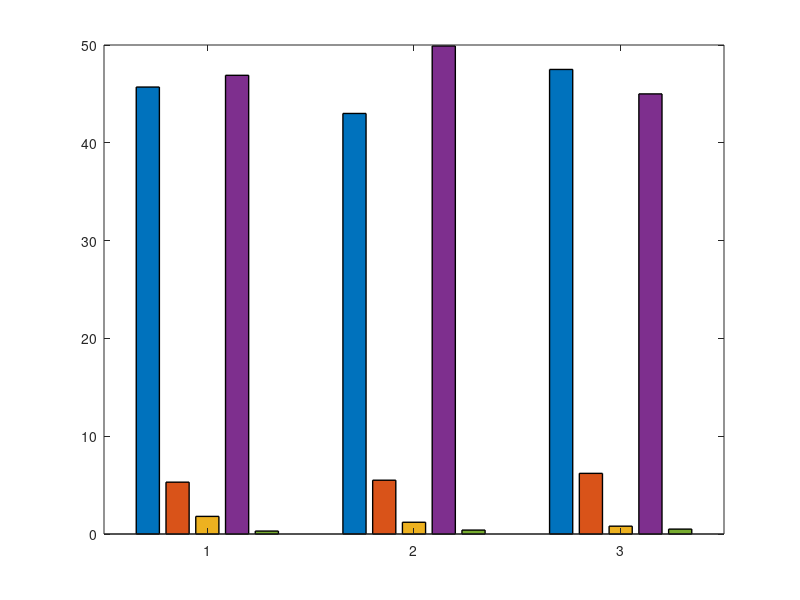

Recreate this plot in MATLAB. (Note: this script raises an error after producing the figure.)
% Feedstock names
samples = {'Cowpea Shell','Coconut husk','Corncob'};

% Ultimate analysis data (%)
C = [45.7 43.0 47.5];
H = [5.3 5.5 6.2];
N = [1.8 1.2 0.8];
O = [46.9 49.9 45.0];
S = [0.3 0.4 0.5];

% data
data = [C; H; N; O; S]';

% Plot grouped bar chart
figure('Color','w');
b = bar(data,'grouped','LineWidth',1);
hold on;

% Colors
b(1).FaceColor = [0.70 0.80 0.95];   % Carbon
b(2).FaceColor = [0.85 0.65 0.65];   % Hydrogen
b(3).FaceColor = [0.75 0.85 0.75];   % Nitrogen
b(4).FaceColor = [0.95 0.90 0.60];   % Oxygen
b(5).FaceColor = [0.80 0.80 0.80];   % Sulfur

% Axis formatting
set(gca,'XTickLabel',samples,'FontSize',11,'FontWeight','bold');
ylabel('Elemental composition (%)','FontSize',12,'FontWeight','bold');
xlabel('Residue Samples','FontSize',12,'FontWeight','bold');
ylim([0 55]);
grid off;
box off;

% Legend
legend({'Carbon','Hydrogen','Nitrogen','Oxygen','Sulphur'}, ...
       'Location','north','FontSize',10,'Orientation','horizontal');

% value labels
for i = 1:length(b)
    xtips = b(i).XEndPoints;
    ytips = b(i).YEndPoints;
    labels = string(b(i).YData);
    text(xtips, ytips + 0.8, labels, ...
        'HorizontalAlignment','center','FontSize',9);
end
